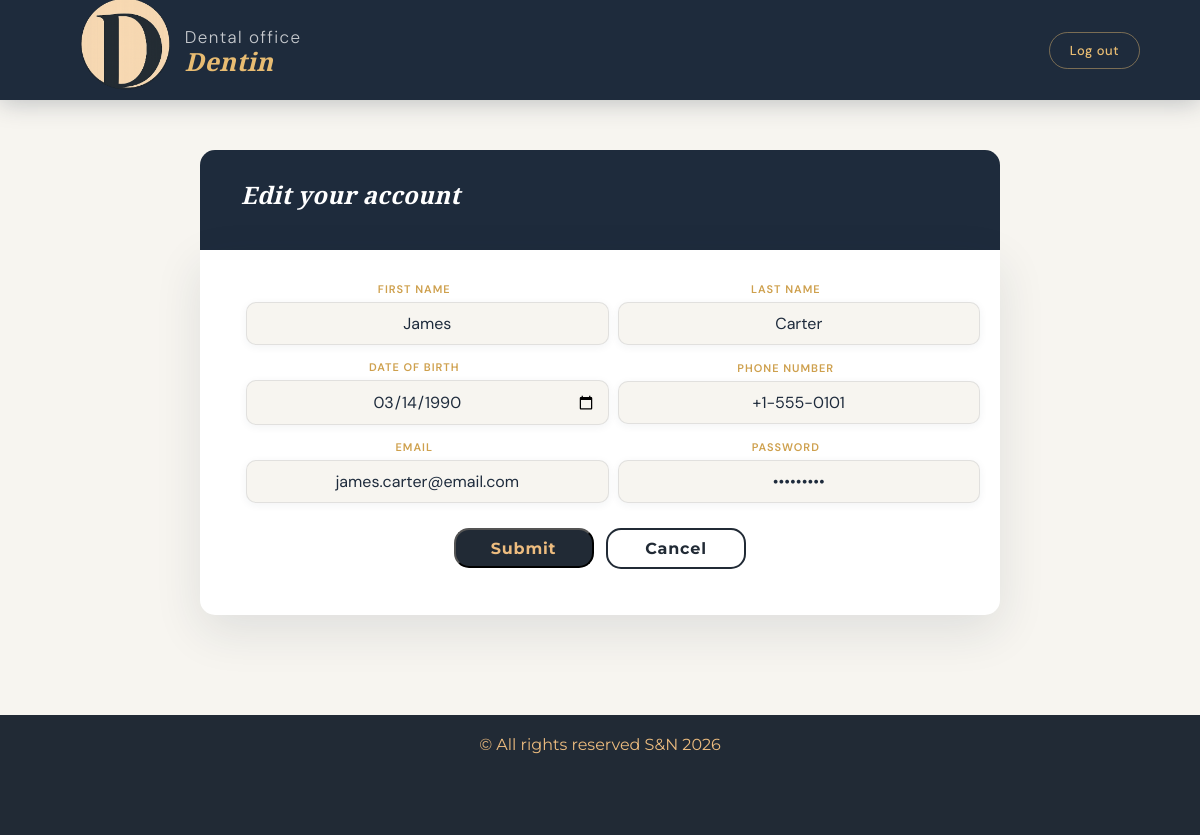
/admin/edit_admin.php?id=1, run on the app's committed database.
### tables this page shows
CREATE TABLE `people` (
  `pid` int NOT NULL AUTO_INCREMENT,
  `first_name` varchar(500) NOT NULL,
  `last_name` varchar(500) NOT NULL,
  `DOB` date NOT NULL,
  `phone` varchar(500) NOT NULL,
  `email` varchar(500) NOT NULL,
  `p_password` varchar(500) NOT NULL,
  `p_status` varchar(100) DEFAULT 'Active',
  `deleted_at` date DEFAULT NULL,
  `is_admin` tinyint(1) DEFAULT '0',
  PRIMARY KEY (`pid`),
  KEY `people_first_name` (`first_name`),
  KEY `people_last_name` (`last_name`),
  KEY `people_email` (`email`)
);

### admin/edit_admin.php (the view, shortened to what this page needs)
<?php
$conn = mysqli_connect(db_host, db_user, db_password, "dentist_office");
$id = $_GET['id'];
$query = mysqli_query($conn,"select * from people where pid = $id");
$row = mysqli_fetch_assoc($query);
?>
<!doctype html>
<html lang="en">
<head>
    <link href="https://db.onlinewebfonts.com/c/9dc5a620301a9b7934ea10863bc3efc6?family=Vultura+Regular" rel="stylesheet">
</head>
<body>
<header>
    <a href="../welcome/testna2.php" class="logo">
        <div class="header_pic">
            <img src="../pictures/newlogo.png" alt="logo">
        </div>
        <div class="header_text">
            Dental office
            <strong>Dentin</strong>
        </div>
    </a>
    <a href="../user_page/log_out.php" class="logout">Log out</a>
</header>
<main>
    <div id="form">
        <div id="title">
            <h2>Edit your account</h2>
        </div>
        <form method="post" action="">
            <div id="name" class="field">
                <label>First name</label>
                <input type="text" id="name" name="name" placeholder="Name" value="<?= $row['first_name'];  ?>">
            </div>
            <div id="name" class="field">
                <label>Last name</label>
                <input type="text" id="name" name="last_name" placeholder="Name" value="<?= $row['last_name'];  ?>">
            </div>
            <div id="duration" class="field">
                <label>Date of birth</label>
                <input type="date" id="duration" name="dob" placeholder="DOB" value="<?= $row['DOB']; ?>">
            </div>
            <div id="price" class="field">
                <label>Phone number</label>
                <input type="text" id="price" name="phone" placeholder="Phone" value ="<?= $row['phone']; ?>">
            </div>
            <div id="price" class="field">
                <label>Email</label>
                <input type="email" id="price" name="email" placeholder="Email" value ="<?= $row['email']; ?>">
            </div>
            <div id="price" class="field">
                <label>Password</label>
                <input type="password" id="price" name="pass" placeholder="Password" value ="<?= $row['p_password']; ?>">
            </div>
            <div id="submit">
                <button class=submit type="submit">Submit</button>
                <a href="../admin/admin_page.php?tab=settings" class="cancel">Cancel</a>
            </div>
        </form>
    </div>
</main>
<footer>
    <div class="end">
        &copy; All rights reserved S&N 2026
    </div>
</footer>
</body>
</html>

### admin/edit_admin.php (style rules this page uses)
main, footer { width: 100%; }
body { font-family: 'DM Sans', sans-serif; background: #F7F5F0; color: #1E2B3C; margin: 0; min-height: 100vh; }
header { display: flex; margin-bottom: 50px; padding: 0 60px; background: #1E2B3C; height: 100px; justify-content: space-between; align-items: center; box-shadow: 0 2px 24px rgba(30,43,60,.28); position: sticky; top: 0; z-index: 100; }
.logo { display: flex; align-items: center; justify-content: center; gap: 15px; text-decoration: none; }
.header_pic img { height: 140px; border-radius: 50%; padding-left: 20px; }
.header_text { color: rgba(255,255,255,.75); font-size: 17px; font-weight: 300; letter-spacing: .08em; line-height: 1.3; }
.header_text strong { display: block; font-family: 'Cormorant Garamond', serif; font-size: 25px; font-weight: 600; font-style: italic; color: #E8BC72; letter-spacing: .02em; line-height: 1; }
.logout { display: inline-flex; align-items: center; gap: 8px; padding: 9px 20px; background: transparent; border: 1.5px solid rgba(232,188,114,.45); border-radius: 100px; color: #E8BC72; font-size: 13px; font-weight: 500; letter-spacing: .04em; cursor: pointer; text-decoration: none; transition: background .2s, border-color .2s, color .2s, box-shadow .2s; }
footer { background: #212A35; color: #EDBC7F; width: 100%; min-height: 15vh; justify-content: space-around; align-items: center; font-family: "Montserrat", sans-serif; display: grid; grid-template-columns: repeat(3,2fr); grid-template-rows: repeat(2,2fr); }
.end { grid-column-start: 1; grid-column-end: -1; text-align: center; align-items: center; }
main { width: 100%; overflow: hidden; height: 100%; padding-bottom: 100px; margin: 0 auto; }
#form { display: block; max-height: 600px; width: 800px; margin: 0 auto; border-radius: 15px; opacity: 1; }
#title { border-radius: 15px 15px 0 0; display: flex; justify-content: space-between; text-align: center; align-items: center; background: #1E2B3C; padding: 28px 36px 24px; }
#title h2 { margin: 0; padding-left: 5px; padding-bottom: 15px; font-family: 'Cormorant Garamond', serif; font-size: 24px; font-weight: 600; font-style: italic; color: #FFFFFF; letter-spacing: .01em; }
form { display: grid; grid-template-columns: repeat(2,2fr); gap: 15px; align-items: center; padding: 32px 36px 36px; background: #FFFFFF; max-width: 800px; margin: 0 auto; box-shadow: 0 16px 48px rgba(30,43,60,.11); overflow: hidden; border-radius: 0 0 15px 15px; }
.field { display: flex; flex-direction: column; gap: 6px; padding: 0 15px; }
.field label { font-size: 11px; font-weight: 600; letter-spacing: .09em; text-transform: uppercase; color: #C9963A; opacity: 0.9; }
input, select { background: #F7F5F0; font-size: 16px; padding: 10px 12px; width: 100%; border: 1.5px solid rgba(30,43,60,.10); border-radius: 10px; font-family: 'DM Sans', sans-serif; color: #1E2B3C; outline: none; box-shadow: 0 2px 8px rgba(30,43,60,.06); transition: border-color .2s, box-shadow .2s, background .2s; appearance: none; -webkit-appearance: none; }
input::placeholder, select, input[type="duraton"], input[type="price"] { color: #212A35; font-family: "Montserrat", sans-serif; }
#submit { grid-column-start: 1; grid-column-end: -1; padding-bottom: 10px; margin-top: 10px; display: flex; justify-content: center; gap: 12px; }
.submit { background-color: #212A35; color: #EDBC7F; border-radius: 15px; height: 40px; width: 140px; font-family: "Montserrat", sans-serif; font-size: 16px; font-weight: 700; cursor: pointer; letter-spacing: 0.05em; }
.cancel { text-decoration: none; display: inline-flex; align-items: center; justify-content: center; background: transparent; color: #212A35; border-radius: 15px; border: 2px #212A35 solid; text-align: center; height: 36.8px; width: 136.8px; font-family: "Montserrat", sans-serif; font-size: 16px; font-weight: 700; cursor: pointer; letter-spacing: 0.05em; }
#name, #duration, #price, #type { text-align: center; align-items: center; align-content: center; }
.field { padding: 0 10px; }
input, select { max-width: 100%; margin: 0 auto; }

### data on the page
people: name "James", last_name "Carter", dob "03/14/1990", phone "+1-555-0101", email "james.carter@email.com"
